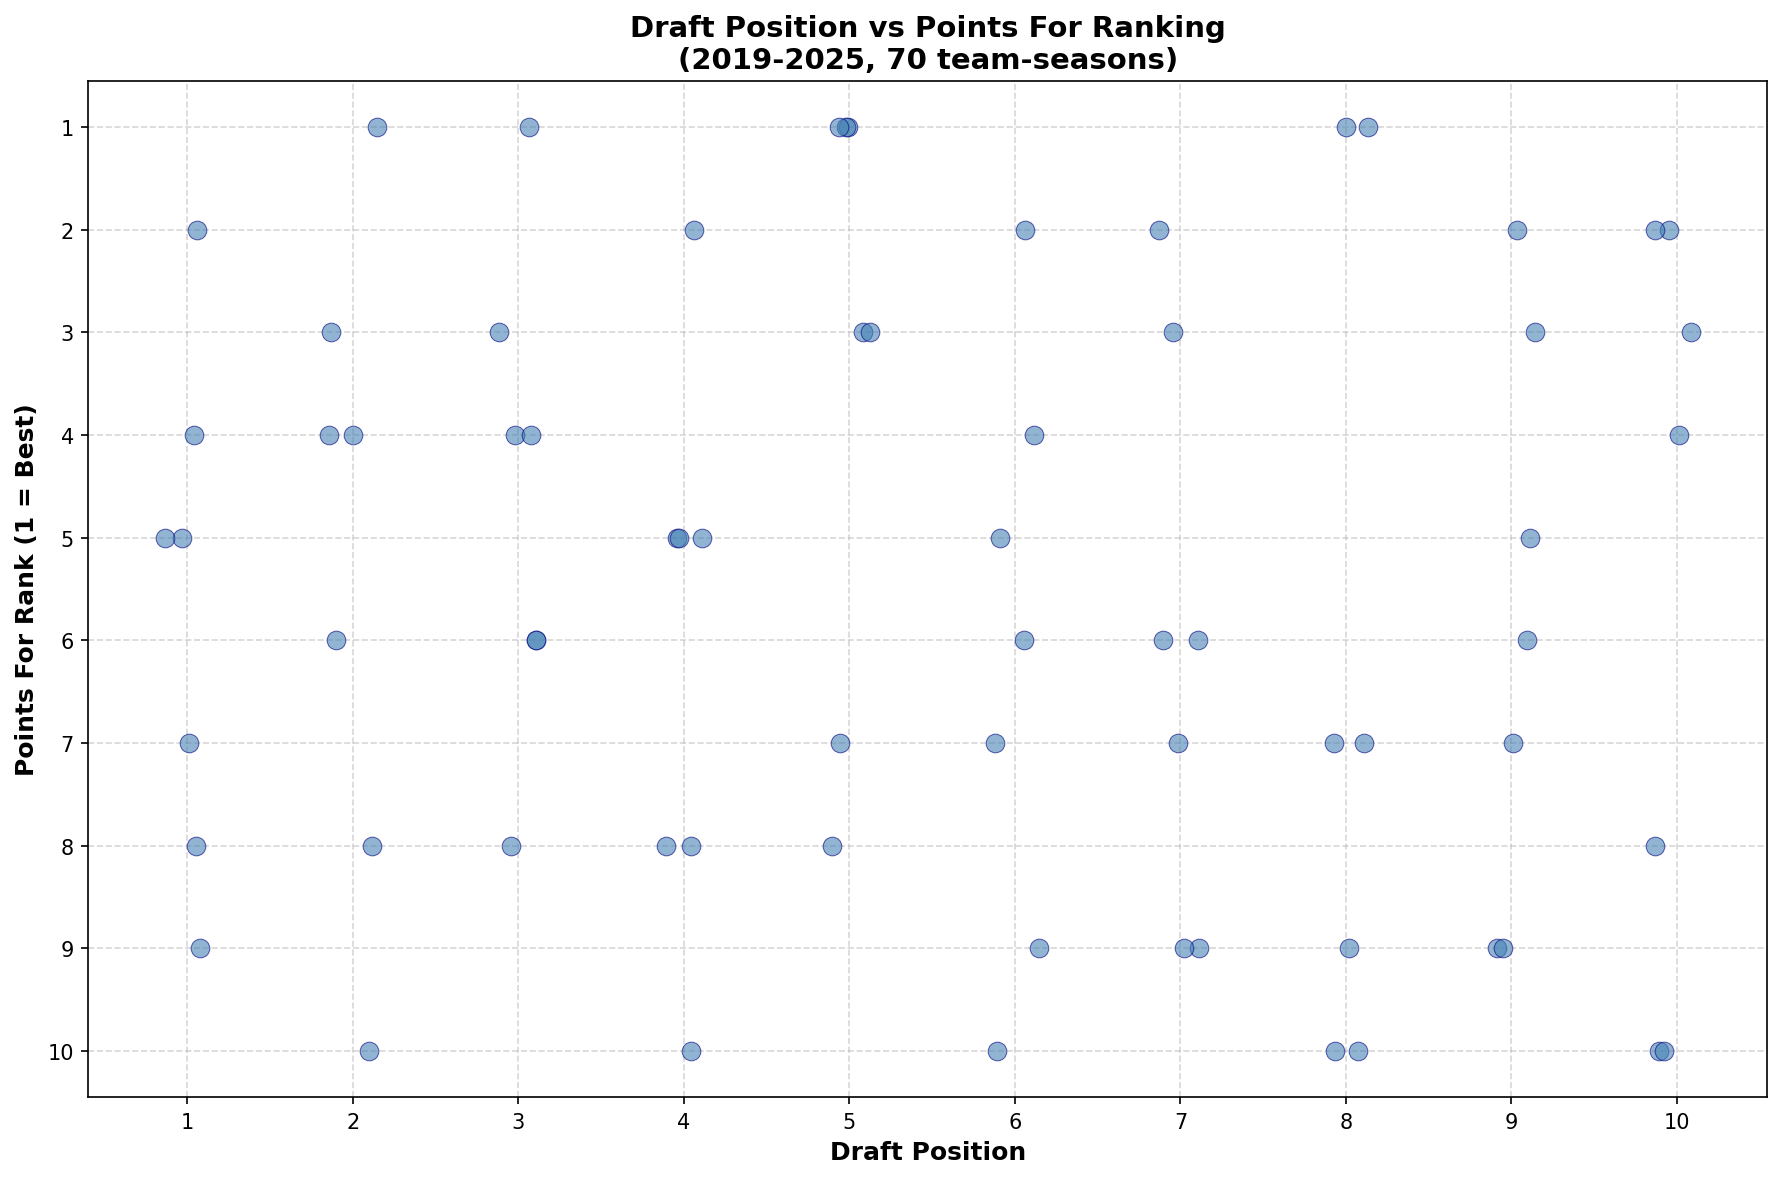

Here is the Python script that generated this plot:
#!/usr/bin/env python3
"""Scatter plot of draft position vs points-for ranking."""

import os
import sys
from datetime import datetime
import numpy as np

# Add parent directory to path
sys.path.insert(0, os.path.dirname(os.path.dirname(os.path.abspath(__file__))))

try:
    import matplotlib
    matplotlib.use('Agg')  # Non-interactive backend
    import matplotlib.pyplot as plt
except ImportError:
    print("matplotlib is required. Install with: pip install matplotlib")
    sys.exit(1)

from dotenv import load_dotenv
from espn_api.football import League

load_dotenv()

LEAGUE_ID = os.getenv("LEAGUE_ID")
ESPN_S2 = os.getenv("ESPN_S2")
SWID = os.getenv("SWID")
# Start from 2019 when league expanded to 10 teams
DRAFT_START_YEAR = 2019


def get_draft_position(league, team_id):
    """Get a team's draft position (their round 1 pick)."""
    for pick in league.draft:
        if pick.round_num == 1 and pick.team and pick.team.team_id == team_id:
            return pick.round_pick
    return None


def get_points_for_rankings(league):
    """Get points-for rankings for all teams (1 = most points)."""
    teams_sorted = sorted(league.teams, key=lambda t: t.points_for, reverse=True)
    rankings = {}
    for rank, team in enumerate(teams_sorted, 1):
        rankings[team.team_id] = rank
    return rankings


def main():
    current_year = datetime.now().year
    print(f"Analyzing draft position vs points-for ranking from {DRAFT_START_YEAR} to {current_year}...\n")

    # Collect data
    data_points = []

    for year in range(DRAFT_START_YEAR, current_year + 1):
        print(f"Fetching {year} season...")
        try:
            league = League(
                league_id=int(LEAGUE_ID),
                year=year,
                espn_s2=ESPN_S2,
                swid=SWID
            )

            if not league.draft:
                print(f"  No draft data for {year}")
                continue

            pf_rankings = get_points_for_rankings(league)

            for team in league.teams:
                draft_pos = get_draft_position(league, team.team_id)
                pf_rank = pf_rankings.get(team.team_id)

                if draft_pos and pf_rank:
                    data_points.append({
                        'year': year,
                        'draft_position': draft_pos,
                        'points_for_rank': pf_rank,
                    })

        except Exception as e:
            print(f"  Warning: Could not fetch {year}: {e}")

    if not data_points:
        print("No data found!")
        return

    print(f"\nCollected {len(data_points)} team-seasons of data")

    # Extract x and y values
    x = [d['draft_position'] for d in data_points]
    y = [d['points_for_rank'] for d in data_points]

    # Create figure
    fig, ax = plt.subplots(figsize=(12, 8))

    # Scatter plot with jitter for visibility
    jitter = np.random.uniform(-0.15, 0.15, len(x))
    ax.scatter([xi + ji for xi, ji in zip(x, jitter)], y,
               alpha=0.6, s=80, c='steelblue', edgecolors='navy', linewidths=0.5)

    # Customize plot
    ax.set_xticks(range(1, 11))
    ax.set_yticks(range(1, 11))
    ax.set_xlabel('Draft Position', fontsize=12, fontweight='bold')
    ax.set_ylabel('Points For Rank (1 = Best)', fontsize=12, fontweight='bold')
    ax.set_title(f'Draft Position vs Points For Ranking\n({DRAFT_START_YEAR}-{current_year}, {len(data_points)} team-seasons)',
                 fontsize=14, fontweight='bold')

    # Invert y-axis so 1 (best) is at the top
    ax.invert_yaxis()

    # Add grid
    ax.grid(True, linestyle='--', alpha=0.5)
    ax.set_axisbelow(True)

    plt.tight_layout()

    # Save to file
    output_path = os.path.join(os.path.dirname(__file__), 'draft_position_scatter.png')
    plt.savefig(output_path, dpi=150, bbox_inches='tight')
    print(f"\nChart saved to: {output_path}")

    # Open the saved image
    print("Opening chart...")
    import subprocess
    subprocess.run(['open', output_path], check=False)


if __name__ == "__main__":
    main()
